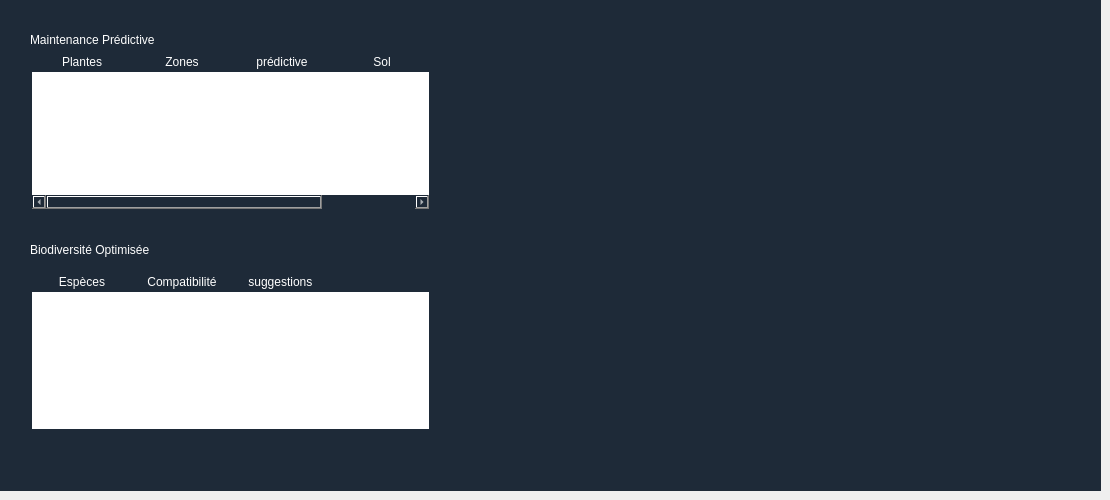
      <widget class="QWidget" name="page_17">
       <widget class="QFrame" name="cruds_8">
        <property name="geometry">
         <rect>
          <x>0</x>
          <y>0</y>
          <width>1101</width>
          <height>491</height>
         </rect>
        </property>
        <property name="styleSheet">
         <string notr="true">background-color: #1e2a38;
color: white;
font: bold 11pt &quot;Arial&quot;;

</string>
        </property>
        <property name="frameShape">
         <enum>QFrame::Shape::NoFrame</enum>
        </property>
        <widget class="QLabel" name="label_14">
         <property name="geometry">
          <rect>
           <x>30</x>
           <y>30</y>
           <width>221</width>
           <height>20</height>
          </rect>
         </property>
         <property name="text">
          <string>Maintenance Prédictive</string>
         </property>
        </widget>
        <widget class="QTableWidget" name="tableau_9">
         <property name="geometry">
          <rect>
           <x>30</x>
           <y>50</y>
           <width>401</width>
           <height>161</height>
          </rect>
         </property>
         <property name="styleSheet">
          <string notr="true">QTableWidget {
    background-color: white;        /* cellules blanches */
    color: #1e2a38;                 /* texte bleu foncé */
    border: 2px solid #1e2a38;      /* bordures du tableau */
    font: bold 11pt &quot;Arial&quot;;
}

QTableWidget::item {
    background-color: white;        /* garde les cellules blanches */
    color: #1e2a38;
}

QHeaderView::section {
    background-color: #1e2a38;      /* en-tête bleu foncé */
    color: white;                   /* texte blanc */
    font: bold 11pt &quot;Arial&quot;;
    border: 1px solid #1e2a38;
}
</string>
         </property>
         <column>
          <property name="text">
           <string>Plantes</string>
          </property>
         </column>
         <column>
          <property name="text">
           <string>Zones</string>
          </property>
         </column>
         <column>
          <property name="text">
           <string>prédictive</string>
          </property>
         </column>
         <column>
          <property name="text">
           <string>Sol</string>
          </property>
         </column>
        </widget>
        <widget class="QLabel" name="label_15">
         <property name="geometry">
          <rect>
           <x>30</x>
           <y>240</y>
           <width>221</width>
           <height>20</height>
          </rect>
         </property>
         <property name="text">
          <string>Biodiversité Optimisée</string>
         </property>
        </widget>
        <widget class="QTableWidget" name="tableau_11">
         <property name="geometry">
          <rect>
           <x>30</x>
           <y>270</y>
           <width>401</width>
           <height>161</height>
          </rect>
         </property>
         <property name="styleSheet">
          <string notr="true">QTableWidget {
    background-color: white;        /* cellules blanches */
    color: #1e2a38;                 /* texte bleu foncé */
    border: 2px solid #1e2a38;      /* bordures du tableau */
    font: bold 11pt &quot;Arial&quot;;
}

QTableWidget::item {
    background-color: white;        /* garde les cellules blanches */
    color: #1e2a38;
}

QHeaderView::section {
    background-color: #1e2a38;      /* en-tête bleu foncé */
    color: white;                   /* texte blanc */
    font: bold 11pt &quot;Arial&quot;;
    border: 1px solid #1e2a38;
}
</string>
         </property>
         <column>
          <property name="text">
           <string>Espèces</string>
          </property>
         </column>
         <column>
          <property name="text">
           <string>Compatibilité</string>
          </property>
         </column>
         <column>
          <property name="text">
           <string>suggestions </string>
          </property>
         </column>
        </widget>
       </widget>
      </widget>
